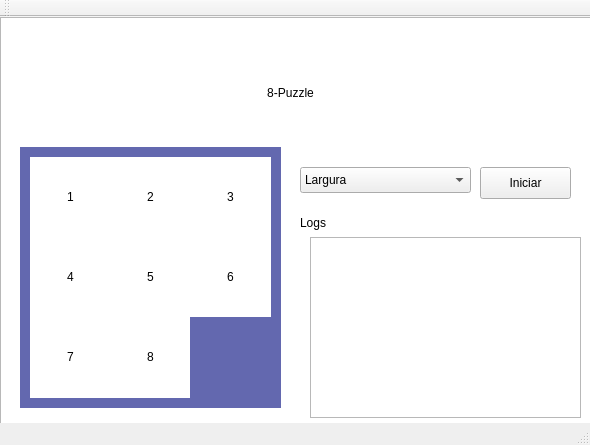
<?xml version="1.0" encoding="UTF-8"?>
<ui version="4.0">
 <class>Principal</class>
 <widget class="QMainWindow" name="Principal">
  <property name="geometry">
   <rect>
    <x>0</x>
    <y>0</y>
    <width>590</width>
    <height>445</height>
   </rect>
  </property>
  <property name="sizePolicy">
   <sizepolicy hsizetype="Fixed" vsizetype="Fixed">
    <horstretch>0</horstretch>
    <verstretch>0</verstretch>
   </sizepolicy>
  </property>
  <property name="windowTitle">
   <string>Principal</string>
  </property>
  <widget class="QWidget" name="centralWidget">
   <widget class="QTableView" name="tableView">
    <property name="geometry">
     <rect>
      <x>0</x>
      <y>0</y>
      <width>591</width>
      <height>411</height>
     </rect>
    </property>
    <property name="sizePolicy">
     <sizepolicy hsizetype="Fixed" vsizetype="Fixed">
      <horstretch>0</horstretch>
      <verstretch>0</verstretch>
     </sizepolicy>
    </property>
    <property name="autoFillBackground">
     <bool>true</bool>
    </property>
    <property name="styleSheet">
     <string notr="true">backgroud-color:rgb(234,234,234);</string>
    </property>
   </widget>
   <widget class="QComboBox" name="comboBox">
    <property name="geometry">
     <rect>
      <x>300</x>
      <y>150</y>
      <width>171</width>
      <height>26</height>
     </rect>
    </property>
    <property name="autoFillBackground">
     <bool>false</bool>
    </property>
    <property name="styleSheet">
     <string notr="true">font: 14pt &quot;DIN Light&quot;;</string>
    </property>
    <item>
     <property name="text">
      <string>Largura</string>
     </property>
    </item>
    <item>
     <property name="text">
      <string>Profundidade</string>
     </property>
    </item>
   </widget>
   <widget class="QPushButton" name="start">
    <property name="enabled">
     <bool>true</bool>
    </property>
    <property name="geometry">
     <rect>
      <x>480</x>
      <y>150</y>
      <width>91</width>
      <height>32</height>
     </rect>
    </property>
    <property name="styleSheet">
     <string notr="true">font: 14pt &quot;DIN Light&quot;;</string>
    </property>
    <property name="text">
     <string>Iniciar</string>
    </property>
   </widget>
   <widget class="QLabel" name="label_log_nome">
    <property name="geometry">
     <rect>
      <x>300</x>
      <y>190</y>
      <width>111</width>
      <height>31</height>
     </rect>
    </property>
    <property name="sizePolicy">
     <sizepolicy hsizetype="Preferred" vsizetype="Preferred">
      <horstretch>0</horstretch>
      <verstretch>0</verstretch>
     </sizepolicy>
    </property>
    <property name="styleSheet">
     <string notr="true">font: 14pt &quot;DIN Light&quot;;</string>
    </property>
    <property name="text">
     <string>Logs</string>
    </property>
   </widget>
   <widget class="QWidget" name="widget" native="true">
    <property name="enabled">
     <bool>true</bool>
    </property>
    <property name="geometry">
     <rect>
      <x>20</x>
      <y>130</y>
      <width>261</width>
      <height>261</height>
     </rect>
    </property>
    <property name="sizePolicy">
     <sizepolicy hsizetype="Fixed" vsizetype="Fixed">
      <horstretch>0</horstretch>
      <verstretch>0</verstretch>
     </sizepolicy>
    </property>
    <property name="autoFillBackground">
     <bool>false</bool>
    </property>
    <property name="styleSheet">
     <string notr="true">background-color: rgb(99,104,175);
</string>
    </property>
    <widget class="QLabel" name="label_0">
     <property name="geometry">
      <rect>
       <x>10</x>
       <y>10</y>
       <width>81</width>
       <height>81</height>
      </rect>
     </property>
     <property name="focusPolicy">
      <enum>Qt::StrongFocus</enum>
     </property>
     <property name="autoFillBackground">
      <bool>false</bool>
     </property>
     <property name="styleSheet">
      <string notr="true">background-color: rgb(255, 255, 255);
font: 64pt &quot;DIN Light&quot;;</string>
     </property>
     <property name="text">
      <string>1</string>
     </property>
     <property name="alignment">
      <set>Qt::AlignCenter</set>
     </property>
    </widget>
    <widget class="QLabel" name="label_1">
     <property name="geometry">
      <rect>
       <x>90</x>
       <y>10</y>
       <width>81</width>
       <height>81</height>
      </rect>
     </property>
     <property name="focusPolicy">
      <enum>Qt::StrongFocus</enum>
     </property>
     <property name="autoFillBackground">
      <bool>false</bool>
     </property>
     <property name="styleSheet">
      <string notr="true">background-color: rgb(255, 255, 255);
font: 64pt &quot;DIN Light&quot;;</string>
     </property>
     <property name="text">
      <string>2</string>
     </property>
     <property name="alignment">
      <set>Qt::AlignCenter</set>
     </property>
    </widget>
    <widget class="QLabel" name="label_2">
     <property name="geometry">
      <rect>
       <x>170</x>
       <y>10</y>
       <width>81</width>
       <height>81</height>
      </rect>
     </property>
     <property name="focusPolicy">
      <enum>Qt::StrongFocus</enum>
     </property>
     <property name="autoFillBackground">
      <bool>false</bool>
     </property>
     <property name="styleSheet">
      <string notr="true">background-color: rgb(255, 255, 255);
font: 64pt &quot;DIN Light&quot;;</string>
     </property>
     <property name="text">
      <string>3</string>
     </property>
     <property name="alignment">
      <set>Qt::AlignCenter</set>
     </property>
    </widget>
    <widget class="QLabel" name="label_3">
     <property name="geometry">
      <rect>
       <x>10</x>
       <y>90</y>
       <width>81</width>
       <height>81</height>
      </rect>
     </property>
     <property name="focusPolicy">
      <enum>Qt::StrongFocus</enum>
     </property>
     <property name="autoFillBackground">
      <bool>false</bool>
     </property>
     <property name="styleSheet">
      <string notr="true">background-color: rgb(255, 255, 255);
font: 64pt &quot;DIN Light&quot;;</string>
     </property>
     <property name="text">
      <string>4</string>
     </property>
     <property name="alignment">
      <set>Qt::AlignCenter</set>
     </property>
    </widget>
    <widget class="QLabel" name="label_4">
     <property name="geometry">
      <rect>
       <x>90</x>
       <y>90</y>
       <width>81</width>
       <height>81</height>
      </rect>
     </property>
     <property name="focusPolicy">
      <enum>Qt::StrongFocus</enum>
     </property>
     <property name="autoFillBackground">
      <bool>false</bool>
     </property>
     <property name="styleSheet">
      <string notr="true">background-color: rgb(255, 255, 255);
font: 64pt &quot;DIN Light&quot;;</string>
     </property>
     <property name="text">
      <string>5</string>
     </property>
     <property name="alignment">
      <set>Qt::AlignCenter</set>
     </property>
    </widget>
    <widget class="QLabel" name="label_5">
     <property name="geometry">
      <rect>
       <x>170</x>
       <y>90</y>
       <width>81</width>
       <height>81</height>
      </rect>
     </property>
     <property name="focusPolicy">
      <enum>Qt::StrongFocus</enum>
     </property>
     <property name="autoFillBackground">
      <bool>false</bool>
     </property>
     <property name="styleSheet">
      <string notr="true">background-color: rgb(255, 255, 255);
font: 64pt &quot;DIN Light&quot;;</string>
     </property>
     <property name="text">
      <string>6</string>
     </property>
     <property name="alignment">
      <set>Qt::AlignCenter</set>
     </property>
    </widget>
    <widget class="QLabel" name="label_6">
     <property name="geometry">
      <rect>
       <x>10</x>
       <y>170</y>
       <width>81</width>
       <height>81</height>
      </rect>
     </property>
     <property name="focusPolicy">
      <enum>Qt::StrongFocus</enum>
     </property>
     <property name="autoFillBackground">
      <bool>false</bool>
     </property>
     <property name="styleSheet">
      <string notr="true">background-color: rgb(255, 255, 255);
font: 64pt &quot;DIN Light&quot;;</string>
     </property>
     <property name="text">
      <string>7</string>
     </property>
     <property name="alignment">
      <set>Qt::AlignCenter</set>
     </property>
    </widget>
    <widget class="QLabel" name="label_7">
     <property name="geometry">
      <rect>
       <x>90</x>
       <y>170</y>
       <width>81</width>
       <height>81</height>
      </rect>
     </property>
     <property name="focusPolicy">
      <enum>Qt::StrongFocus</enum>
     </property>
     <property name="autoFillBackground">
      <bool>false</bool>
     </property>
     <property name="styleSheet">
      <string notr="true">background-color: rgb(255, 255, 255);
font: 64pt &quot;DIN Light&quot;;</string>
     </property>
     <property name="text">
      <string>8</string>
     </property>
     <property name="alignment">
      <set>Qt::AlignCenter</set>
     </property>
    </widget>
    <widget class="QLabel" name="label_8">
     <property name="geometry">
      <rect>
       <x>170</x>
       <y>170</y>
       <width>81</width>
       <height>81</height>
      </rect>
     </property>
     <property name="cursor">
      <cursorShape>PointingHandCursor</cursorShape>
     </property>
     <property name="focusPolicy">
      <enum>Qt::StrongFocus</enum>
     </property>
     <property name="autoFillBackground">
      <bool>false</bool>
     </property>
     <property name="styleSheet">
      <string notr="true">background-color: rgb(99,104,175);
font: 64pt &quot;DIN Light&quot;;</string>
     </property>
     <property name="text">
      <string/>
     </property>
     <property name="alignment">
      <set>Qt::AlignCenter</set>
     </property>
    </widget>
   </widget>
   <widget class="QLabel" name="Title">
    <property name="geometry">
     <rect>
      <x>20</x>
      <y>20</y>
      <width>541</width>
      <height>111</height>
     </rect>
    </property>
    <property name="styleSheet">
     <string notr="true">font: 68pt &quot;DIN Light&quot;;</string>
    </property>
    <property name="text">
     <string>8-Puzzle</string>
    </property>
    <property name="alignment">
     <set>Qt::AlignCenter</set>
    </property>
   </widget>
   <widget class="QTextEdit" name="text_log">
    <property name="geometry">
     <rect>
      <x>310</x>
      <y>220</y>
      <width>271</width>
      <height>181</height>
     </rect>
    </property>
   </widget>
   <zorder>tableView</zorder>
   <zorder>comboBox</zorder>
   <zorder>start</zorder>
   <zorder>label_log_nome</zorder>
   <zorder>Title</zorder>
   <zorder>widget</zorder>
   <zorder>text_log</zorder>
  </widget>
  <widget class="QToolBar" name="mainToolBar">
   <attribute name="toolBarArea">
    <enum>TopToolBarArea</enum>
   </attribute>
   <attribute name="toolBarBreak">
    <bool>false</bool>
   </attribute>
  </widget>
  <widget class="QStatusBar" name="statusBar"/>
 </widget>
 <layoutdefault spacing="6" margin="11"/>
 <resources/>
 <connections/>
</ui>
